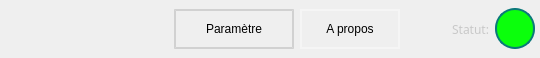
            <widget class="QGroupBox" name="groupBox_barre_outil">
             <property name="maximumSize">
              <size>
               <width>16777215</width>
               <height>58</height>
              </size>
             </property>
             <property name="styleSheet">
              <string notr="true">border-width:0px;
border-style:solid;
border-color:rgba(30, 42, 25,255);</string>
             </property>
             <property name="title">
              <string/>
             </property>
             <property name="flat">
              <bool>true</bool>
             </property>
             <layout class="QGridLayout" name="gridLayout_3">
              <property name="leftMargin">
               <number>5</number>
              </property>
              <property name="topMargin">
               <number>0</number>
              </property>
              <property name="rightMargin">
               <number>5</number>
              </property>
              <property name="bottomMargin">
               <number>0</number>
              </property>
              <item row="0" column="0">
               <layout class="QHBoxLayout" name="horizontalLayout">
                <item>
                 <widget class="QLabel" name="logo">
                  <property name="minimumSize">
                   <size>
                    <width>150</width>
                    <height>50</height>
                   </size>
                  </property>
                  <property name="maximumSize">
                   <size>
                    <width>50</width>
                    <height>50</height>
                   </size>
                  </property>
                  <property name="styleSheet">
                   <string notr="true">background-image: url(:/img/logo1.png);
background-repeat: no repeat;
background-position: center;
border-width:0px;

border-width:0px 0px 0px 0px;
border-style:solid;
border-color:rgba(200, 200, 200,255);
</string>
                  </property>
                  <property name="text">
                   <string/>
                  </property>
                 </widget>
                </item>
                <item>
                 <widget class="QLabel" name="label">
                  <property name="text">
                   <string/>
                  </property>
                 </widget>
                </item>
                <item>
                 <widget class="QPushButton" name="pushButton_parametre">
                  <property name="minimumSize">
                   <size>
                    <width>120</width>
                    <height>40</height>
                   </size>
                  </property>
                  <property name="maximumSize">
                   <size>
                    <width>100</width>
                    <height>16777215</height>
                   </size>
                  </property>
                  <property name="styleSheet">
                   <string notr="true">border-width:2px;
border-style:solid;
border-color:rgba(200, 200, 200,200);</string>
                  </property>
                  <property name="text">
                   <string>Paramètre</string>
                  </property>
                 </widget>
                </item>
                <item>
                 <widget class="QPushButton" name="pushButton_a_propos">
                  <property name="minimumSize">
                   <size>
                    <width>100</width>
                    <height>40</height>
                   </size>
                  </property>
                  <property name="maximumSize">
                   <size>
                    <width>100</width>
                    <height>16777215</height>
                   </size>
                  </property>
                  <property name="styleSheet">
                   <string notr="true">border-width:2px;
border-style:solid;
border-color: rgba(255, 255, 255,100);
</string>
                  </property>
                  <property name="text">
                   <string>A propos</string>
                  </property>
                 </widget>
                </item>
                <item>
                 <widget class="QLabel" name="label_2">
                  <property name="minimumSize">
                   <size>
                    <width>83</width>
                    <height>0</height>
                   </size>
                  </property>
                  <property name="maximumSize">
                   <size>
                    <width>83</width>
                    <height>16777215</height>
                   </size>
                  </property>
                  <property name="layoutDirection">
                   <enum>Qt::LeftToRight</enum>
                  </property>
                  <property name="styleSheet">
                   <string notr="true">border-width:0px;
font: 12pt &quot;Times New Roman&quot;;
font-family:bold;
color: rgba(200, 200, 200,255);

border-width:0px 0px 0px 0px;
border-style:solid;
border-color:rgba(200, 200, 200,255);
</string>
                  </property>
                  <property name="text">
                   <string>Statut:</string>
                  </property>
                  <property name="alignment">
                   <set>Qt::AlignRight|Qt::AlignTrailing|Qt::AlignVCenter</set>
                  </property>
                 </widget>
                </item>
                <item>
                 <widget class="QPushButton" name="pushButton_statut_on">
                  <property name="minimumSize">
                   <size>
                    <width>40</width>
                    <height>41</height>
                   </size>
                  </property>
                  <property name="maximumSize">
                   <size>
                    <width>40</width>
                    <height>41</height>
                   </size>
                  </property>
                  <property name="styleSheet">
                   <string notr="true">color:white;
background-color: rgb(11, 255, 12);
border:2px solid rgb(11, 121, 122);
border-radius:20; </string>
                  </property>
                  <property name="text">
                   <string/>
                  </property>
                 </widget>
                </item>
               </layout>
              </item>
             </layout>
            </widget>
